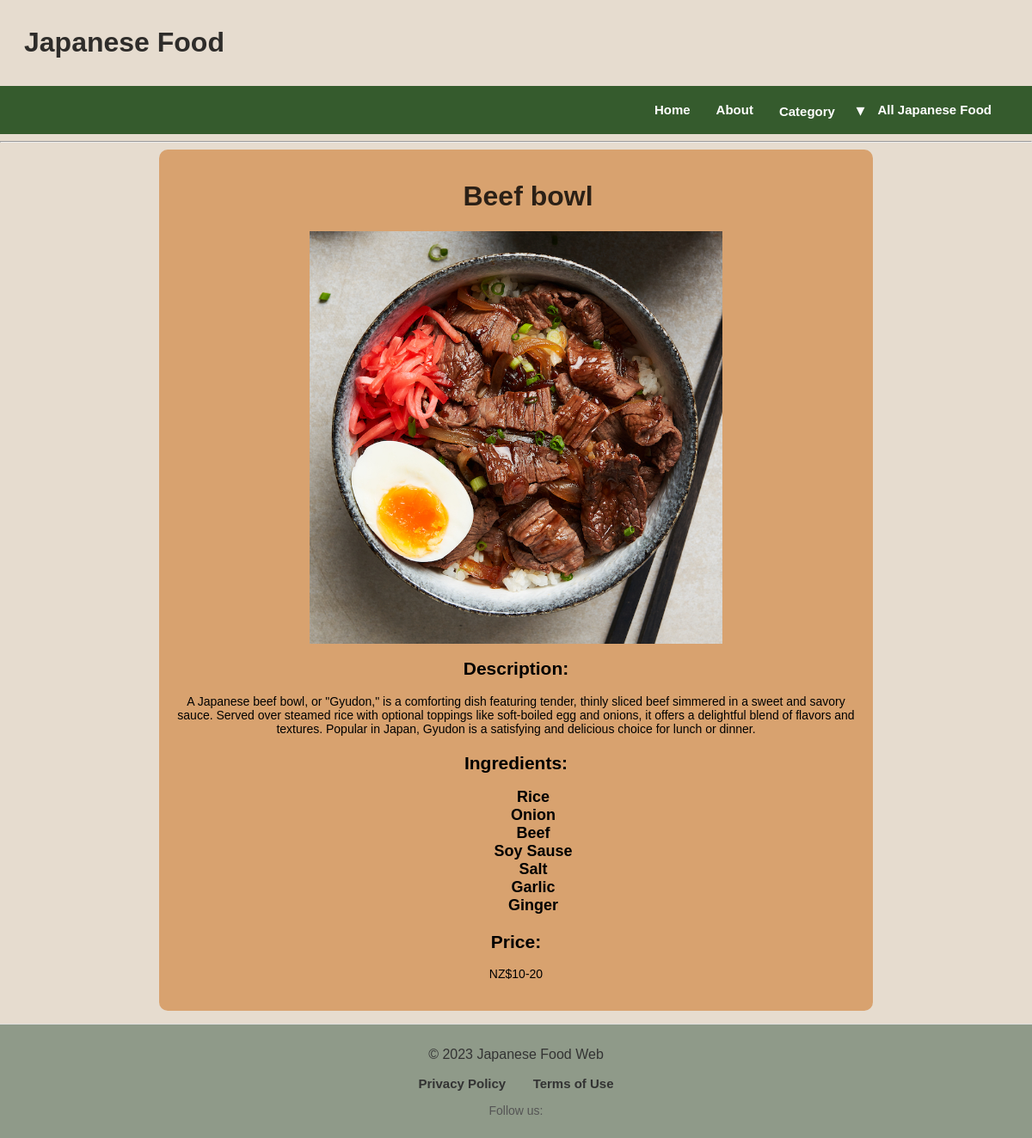
The page /Japanese_food/1 on the database its author committed.
### app/models.py (models this page shows, shortened)
class Meal(db.Model):
    __tablename__ = "Meal"
    id = db.Column(db.Integer, primary_key=True)
    name = db.Column(db.String())
    description = db.Column(db.Text())
    price = db.Column(db.Text())
    image_url = db.Column(db.Text())
    base_id = db.Column(db.Integer, db.ForeignKey('Base.id'))
    ingredients = db.relationship(
        'Ingredient',
        secondary=MealIngredient,
        backref='meals'
    )

class Ingredient(db.Model):
    __tablename__ = "Ingredient"
    id = db.Column(db.Integer, primary_key=True)
    name = db.Column(db.String())

### app/routes.py (the view)
@app.route('/Japanese_food/<int:id>')
def Japanese_food(id):
    Japanese_food = models.Meal.query.get(id)
    if not Japanese_food:
        abort(404)  # Return a 404 error if meal with given id doesn't exist
    return render_template('Japanese_food.html', Japanese_food=Japanese_food)

### app/templates/Japanese_food.html (shortened to what this page needs)
<head>
  <link rel="stylesheet" href="{{ url_for('static', filename='common.css') }}">
  <link rel="stylesheet" href="{{ url_for('static', filename='Japanese_food.css') }}">
</head>
{% extends 'layout.html' %}
{% block content %}
<div class="japanese-food-details">
  <h1 class="food-name">{{ Japanese_food.name }}</h1>
  <div class="food-image-container">
    <img class="food-image" src="{{ Japanese_food.image_url }}" alt="{{ Japanese_food.name }}">
  </div>
  <div class="description">
    <h2>Description:</h2>
    <p>{{ Japanese_food.description }}</p>
  </div>
  <div class="ingredients">
    <h2>Ingredients:</h2>
    <ul>
      {% for ingredient in Japanese_food.ingredients %}
        <li>
          <span class="ingredient-name">{{ ingredient.name }}</span>
        </li>
      {% endfor %}
    </ul>
  </div>
  <div class="price">
    <h2>Price:</h2>
    <p>{{ Japanese_food.price }}</p>
  </div>
</div>
{% endblock %}

### app/static/common.css (style rules this page uses)
body { background-color: rgb(230, 220, 207); background-size: cover; background-repeat: no-repeat; background-attachment: fixed; font-family: "ヒラギノ角ゴ Pro W3", "Hiragino Kaku Gothic Pro", "メイリオ", Meiryo, "ＭＳ Ｐゴシック", sans-serif; margin: 0; }

### app/static/Japanese_food.css (style rules this page uses)
body { background-color: rgb(230, 220, 207); background-size: cover; background-repeat: no-repeat; background-attachment: fixed; font-family: "ヒラギノ角ゴ Pro W3","Hiragino Kaku Gothic Pro","メイリオ",Meiryo,"ＭＳ Ｐゴシック",sans-serif; font-size: 16px; }
.japanese-food-details { background-color: #d2853da6; padding: 15px; border-radius: 10px; max-width: 800px; margin: 0 auto; text-align: center; }
.food-image-container { display: flex; justify-content: center; align-items: center; width: 100%; overflow: hidden; }
.food-image { width: auto; max-height: 60%; max-width: 60%; }
.description, .ingredients, .price { margin-bottom: 20px; font-size: 14px; }
.ingredient-name { font-weight: bold; color: #000000; font-size: 18px; }
ul { list-style-type: none; }

### app/static/header.css (style rules this page uses)
h1 { color: rgba(0, 0, 0, 0.8); padding-left: 28px; }

### app/templates/nav.html (style rules this page uses)
body { margin: 0; padding: 0; font-family: Arial, sans-serif; }

### rows shown on the page
Meal: name "Beef bowl", image_url (picture), description "A Japanese beef bowl, or \"Gyudon,\" is a comforting dish featuring tender, thinly sliced beef simmered in a sweet and savory sauce. Served over steamed rice with optional toppings like soft-boiled egg and onions, it offers a delightful blend of flavors and textures. Popular in Japan, Gyudon is a satisfying and delicious choice for lunch or dinner.", price "NZ$10-20"
Ingredient: name "Rice"
Ingredient: name "Onion"
Ingredient: name "Beef"
Ingredient: name "Soy Sause"
Ingredient: name "Salt"
Ingredient: name "Garlic"
Ingredient: name "Ginger"
